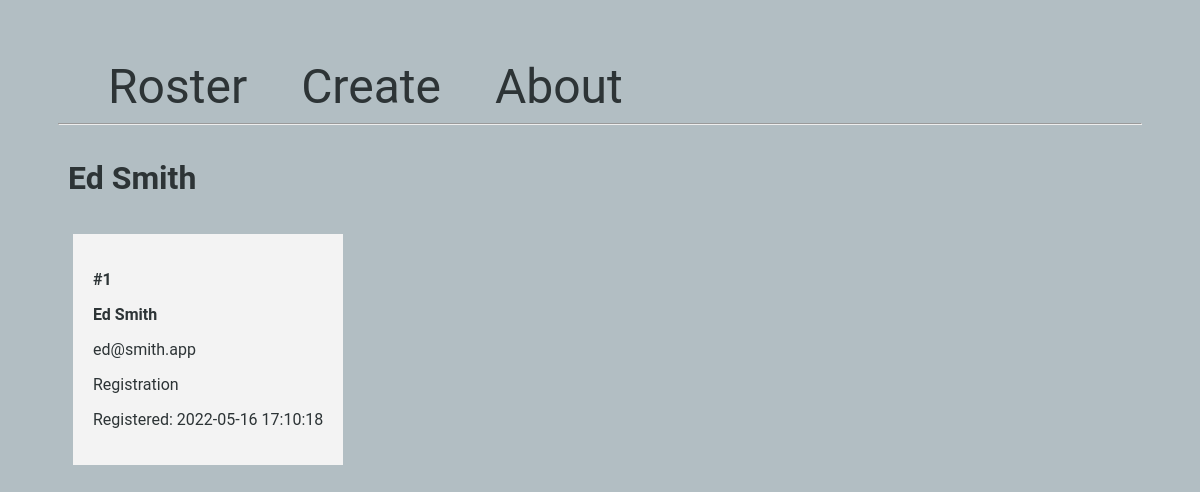
The app's page /1/, older data.
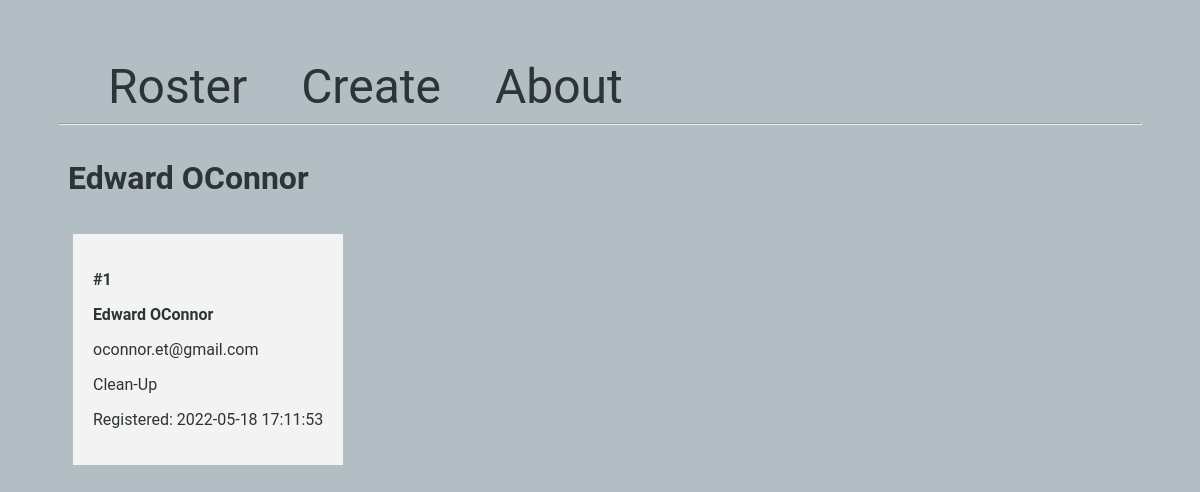
The same page, newer data.
### app.py (models this page shows, shortened)
class Volunteer(db.Model):
    id = db.Column(db.Integer, primary_key=True)
    firstname = db.Column(db.String(100), nullable=False)
    lastname = db.Column(db.String(100), nullable=False)
    email = db.Column(db.String(80), unique=True, nullable=False)
    job = db.Column(db.String(100), nullable=False)
    created_at = db.Column(db.DateTime(timezone=True),
                           server_default=func.now())

### app.py (the view)
@app.route('/<int:volunteer_id>/')
def volunteer(volunteer_id):
    volunteer = Volunteer.query.get_or_404(volunteer_id)
    return render_template('volunteer.html', volunteer=volunteer)

### templates/volunteer.html
{% extends 'base.html' %} {% block content %}
<span class="title">
  <h1>
    {% block title %} {{ volunteer.firstname }} {{ volunteer.lastname }}{%
    endblock %}
  </h1>
</span>
<div class="content">
  <div class="volunteer">
    <p><b>#{{ volunteer.id }}</b></p>
    <b>
      <p class="name">{{ volunteer.firstname }} {{ volunteer.lastname }}</p>
    </b>
    <p>{{ volunteer.email }}</p>
    <p>{{ volunteer.job }}</p>
    <p>Registered: {{ volunteer.created_at }}</p>
  </div>
</div>
{% endblock %}

Row changes from the older to the newer data that the page shows:
changed Volunteer id 1: firstname "Ed" → "Edward"; lastname "Smith" → "OConnor"; email "ed@smith.app" → "oconnor.et@gmail.com"; job "Registration" → "Clean-Up"; created_at "2022-05-16 17:10:18" → "2022-05-18 17:11:53"
